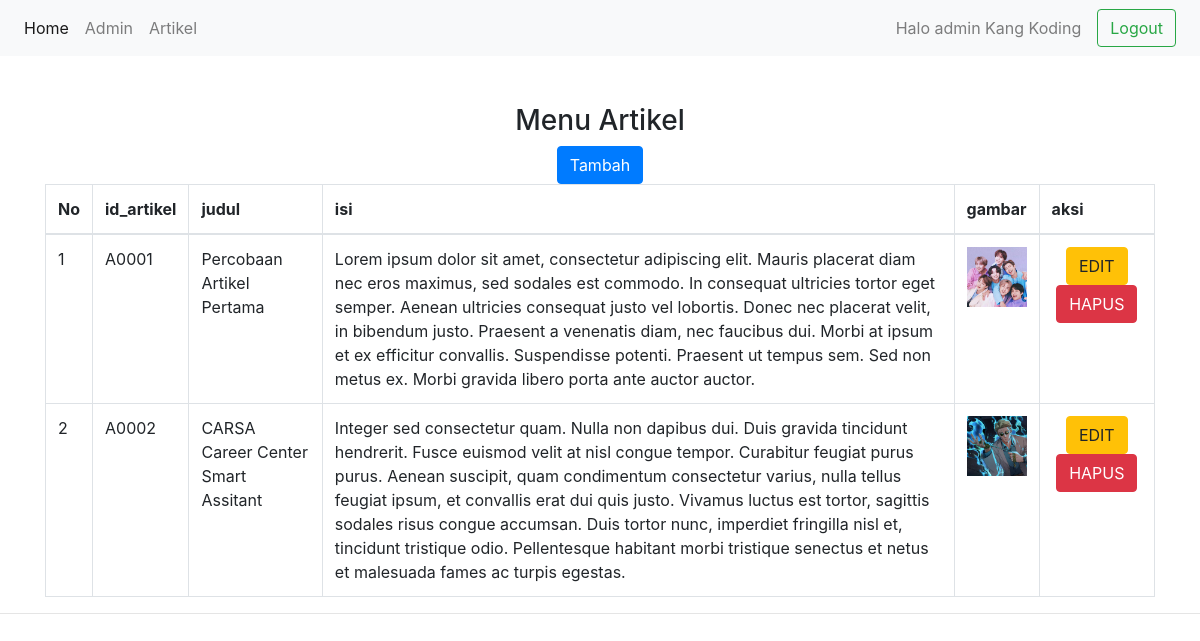
The app's page /Admin/index.php?menu=artikel (signed in) with its own data.
### tables this page shows
CREATE TABLE `artikel` (
  `id_artikel` varchar(6) NOT NULL,
  `judul` varchar(100) NOT NULL,
  `isi` text NOT NULL,
  `gambar` varchar(100) NOT NULL
);

### Admin/modul/artikel/artikel.php (the view, shortened to what this page needs)
<?php
include "config/cekId.php";
if (empty($_SESSION['username']) AND empty($_SESSION['password'])) {
    echo "<link href='style.css' rel='stylesheet' type='text/css'>
 <center>Untuk mengakses modul, Anda harus login <br>";
    echo "<a href=../../index.php><b>LOGIN</b></a></center>";
} else {
    $link = "modul/artikel/aksi_artikel.php";
    switch (isset($_GET['act'])) {
            ?>
            <?php
            default:
            $query = mysqli_query($conn,"SELECT * FROM artikel") or die("Query error : " . $conn->error);
            ?>
            <div class="container">
            <center>
            <h3>Menu Artikel</h3>
            <button type="button" class="btn btn-primary" onclick="location.href='?menu=artikel&act=editor'">Tambah</button>
            </center>
                <table class="table table-bordered">
                <thead>
                    <tr>
                        <th>No</th>
                        <th>id_artikel</th>
                        <th>judul</th>
                        <th>isi</th>
                        <th>gambar</th>
                        <th>aksi</th>
                    </tr>
                </thead>
                <tbody>
                    <?php
                    $no = 1;
                    while ($row = mysqli_fetch_array($query)) {
                        echo '<tr><td>' . $no . '</td>
                        <td>' . $row[0] . '</td>
                        <td>' . $row[1] . '</td>
                        <td>' . $row[2] . '</td>
                        <td style="width: 80px"> <img src="upload/thumbs/artikel/' . $row[3] . '" width="100%" height=auto></td>
                        <td class="text-center">
                        <a class="btn btn-warning me-3" href="?menu=artikel&act=editor&id=' . $row[0]. '">EDIT</a>
                        <a class="btn btn-danger" onclick="return confirm(\'Apakah yakin dihapus?\')" href="'.$link.'?menu=modul&act=delete&id='.$row[0].'">HAPUS</a>
                        </td>
                        </tr>';
                        $no++;
                    }
                    ?>
                </tbody>
            </table>
        </div>
            <?php
}
}
?>

### Admin/index.php (shortened to what this page needs)
<?php
if (isset($_SESSION['username'])) {
?>
<!doctype html>
<html>
<head>
  <link rel="stylesheet" href="assets/css/bootstrap.css">
</head>
<body>
<nav class="navbar navbar-expand-lg navbar-light bg-light">
  <div class="collapse navbar-collapse" id="navbarSupportedContent">
    <ul class="navbar-nav mr-auto">
      <li class="nav-item active">
        <a class="nav-link" href="index.php">Home <span class="sr-only">(current)</span></a>
      </li>
      <li class="nav-item">
        <a class="nav-link" href="?menu=admin">Admin</a>
      </li>
      <li class="nav-item">
        <a class="nav-link" href="?menu=artikel">Artikel</a>
      </li>
    </ul>
    <span class="navbar-text mr-3">
      <?php
          if (isset($_SESSION['name'])) {
          echo "Halo admin ".$_SESSION['name'];
          }
      ?>
    </span>
    <a href="config/logout.php" class="btn btn-outline-success mr-2">Logout</a>
  </div>
</nav>
<br/>
<br/>
<div class="module_content">
  <div class="module_content">
    <div align="center">
      <?php include "config/content.php"; ?>
    </div>
  </div>
</div>
<hr>
</body>
</html>
<?php
} else {
  header("location:config/login.php");
}
?>

### Admin/config/content.php
<?php
$hal = (isset($_GET['menu'])) ? $_GET['menu'] : 'home';
if (file_exists('modul/' . $hal . '/' . $hal . '.php')) {
    include 'modul/' . $hal . '/' . $hal . '.php';
} else {
    echo "<p><b>MODUL BELUM ADA ATAU BELUM LENGKAP</b></p>";
}
?>

### records on screen
artikel: id_artikel "A0001", judul "Percobaan Artikel Pertama", isi "Lorem ipsum dolor sit amet, consectetur adipiscing elit. Mauris placerat diam nec eros maximus, sed sodales est commodo. In consequat ultricies tortor eget semper. Aenean ultricies consequat justo vel lobortis. Donec nec placerat velit, in bibendum justo. Praesent a venenatis diam, nec faucibus dui. Morbi at ipsum et ex efficitur convallis. Suspendisse potenti. Praesent ut tempus sem. Sed non metus ex. Morbi gravida libero porta ante auctor auctor.", gambar (picture)
artikel: id_artikel "A0002", judul "CARSA Career Center Smart Assitant", isi "Integer sed consectetur quam. Nulla non dapibus dui. Duis gravida tincidunt hendrerit. Fusce euismod velit at nisl congue tempor. Curabitur feugiat purus purus. Aenean suscipit, quam condimentum consectetur varius, nulla tellus feugiat ipsum, et convallis erat dui quis justo. Vivamus luctus est tortor, sagittis sodales risus congue accumsan. Duis tortor nunc, imperdiet fringilla nisl et, tincidunt tristique odio. Pellentesque habitant morbi tristique senectus et netus et malesuada fames ac turpis egestas.", gambar (picture)

### other values on screen
$_SESSION['name'] "Kang Koding"
